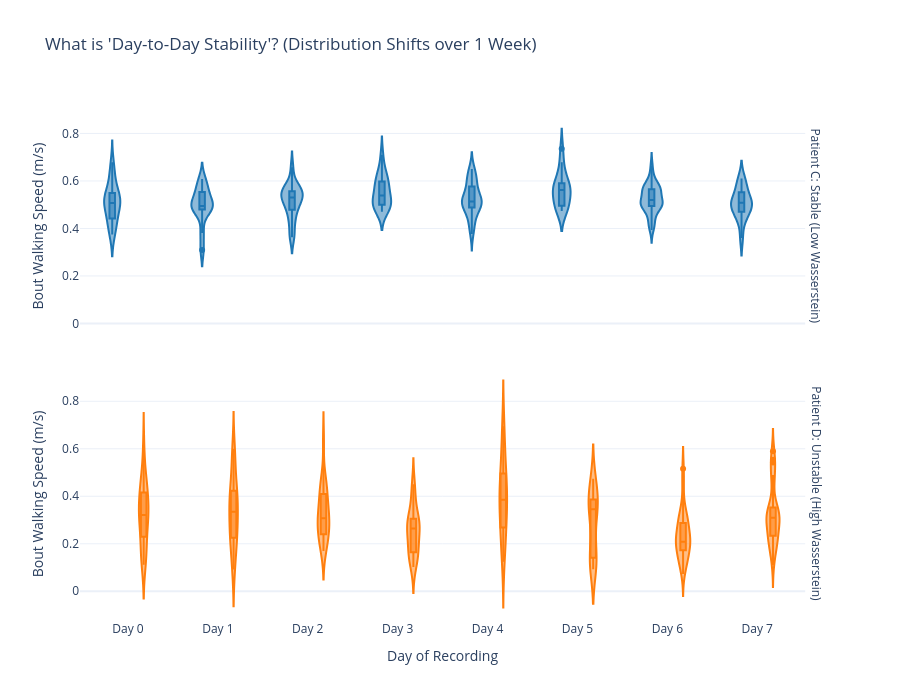

Here is the notebook cell this chart was saved with:
### Code cell
import plotly.express as px

# 1. Automatically find clinical exemplars ('sub_id')
# Patient C: Lowest Wasserstein (Highly stable day-to-day)
stable_sub = summary.nsmallest(1, 'stability_speed_mean_wasserstein')['sub_id'].values[0]
# Patient D: Highest Wasserstein (Highly erratic/unstable day-to-day)
unstable_sub = summary.nlargest(1, 'stability_speed_mean_wasserstein')['sub_id'].values[0]

# 2. Filter bout data using 'subject_id' (limit to first 7 days for clean visualization)
stability_bouts = bouts[(bouts['subject_id'].isin([stable_sub, unstable_sub])) & (bouts['day'] <= 7)].copy()

# 3. Create readable clinical labels mapping 'subject_id'
stability_bouts['Clinical Phenotype'] = stability_bouts['subject_id'].map({
    stable_sub: "Patient C: Stable (Low Wasserstein)",
    unstable_sub: "Patient D: Unstable (High Wasserstein)"
})

# Ensure 'day' is treated as a category for the axis
stability_bouts['Day of Recording'] = "Day " + stability_bouts['day'].astype(int).astype(str)
stability_bouts = stability_bouts.sort_values(['Clinical Phenotype', 'day'])

# 4. Use a Violin plot to show how the distribution shifts (or doesn't) across days
fig2 = px.violin(
    stability_bouts, 
    x="Day of Recording", 
    y="speed", 
    color="Clinical Phenotype",
    facet_row="Clinical Phenotype", # Splits the stable and unstable into two rows
    box=True, 
    title="What is 'Day-to-Day Stability'? (Distribution Shifts over 1 Week)",
    labels={"speed": "Bout Walking Speed (m/s)"},
    color_discrete_sequence=['#1f77b4', '#ff7f0e']
)

# Clean up the layout for a clinical presentation
fig2.update_layout(
    template="plotly_white", 
    height=700, 
    showlegend=False
)
# Remove the facet row text annotations that Plotly adds by default for a cleaner look
fig2.for_each_annotation(lambda a: a.update(text=a.text.split("=")[-1]))
fig2.show()

### Figure 1 — Plotly figure (JSON) as saved in the notebook; plotly's stock layout.template omitted (floating-point values rounded to 4 significant figures; data arrays with more than 128 entries replaced by an {"elided": "..."} marker saying what was removed)
{"data": [{"alignmentgroup": "True", "box": {"visible": true}, "hovertemplate": "Clinical Phenotype=Patient C: Stable (Low Wasserstein)<br>Day of Recording=%{x}<br>Bout Walking Speed (m/s)=%{y}<extra></extra>", "legendgroup": "Patient C: Stable (Low Wasserstein)", "marker": {"color": "#1f77b4"}, "name": "Patient C: Stable (Low Wasserstein)", "offsetgroup": "Patient C: Stable (Low Wasserstein)", "orientation": "v", "scalegroup": "True", "showlegend": true, "x": {"elided": "174 str values"}, "x0": " ", "xaxis": "x2", "y": {"elided": "174 float values"}, "y0": " ", "yaxis": "y2", "type": "violin"}, {"alignmentgroup": "True", "box": {"visible": true}, "hovertemplate": "Clinical Phenotype=Patient D: Unstable (High Wasserstein)<br>Day of Recording=%{x}<br>Bout Walking Speed (m/s)=%{y}<extra></extra>", "legendgroup": "Patient D: Unstable (High Wasserstein)", "marker": {"color": "#ff7f0e"}, "name": "Patient D: Unstable (High Wasserstein)", "offsetgroup": "Patient D: Unstable (High Wasserstein)", "orientation": "v", "scalegroup": "True", "showlegend": true, "x": {"elided": "205 str values"}, "x0": " ", "xaxis": "x", "y": {"elided": "205 float values"}, "y0": " ", "yaxis": "y", "type": "violin"}], "layout": {"xaxis": {"anchor": "y", "domain": [0.0, 0.98], "title": {"text": "Day of Recording"}}, "yaxis": {"anchor": "x", "domain": [0.0, 0.485], "title": {"text": "Bout Walking Speed (m/s)"}}, "xaxis2": {"anchor": "y2", "domain": [0.0, 0.98], "matches": "x", "showticklabels": false}, "yaxis2": {"anchor": "x2", "domain": [0.515, 1.0], "matches": "y", "title": {"text": "Bout Walking Speed (m/s)"}}, "annotations": [{"font": {}, "showarrow": false, "text": "Patient D: Unstable (High Wasserstein)", "textangle": 90, "x": 0.98, "xanchor": "left", "xref": "paper", "y": 0.2425, "yanchor": "middle", "yref": "paper"}, {"font": {}, "showarrow": false, "text": "Patient C: Stable (Low Wasserstein)", "textangle": 90, "x": 0.98, "xanchor": "left", "xref": "paper", "y": 0.7575, "yanchor": "middle", "yref": "paper"}], "legend": {"title": {"text": "Clinical Phenotype"}, "tracegroupgap": 0}, "title": {"text": "What is 'Day-to-Day Stability'? (Distribution Shifts over 1 Week)"}, "violinmode": "group", "height": 700, "showlegend": false}}
